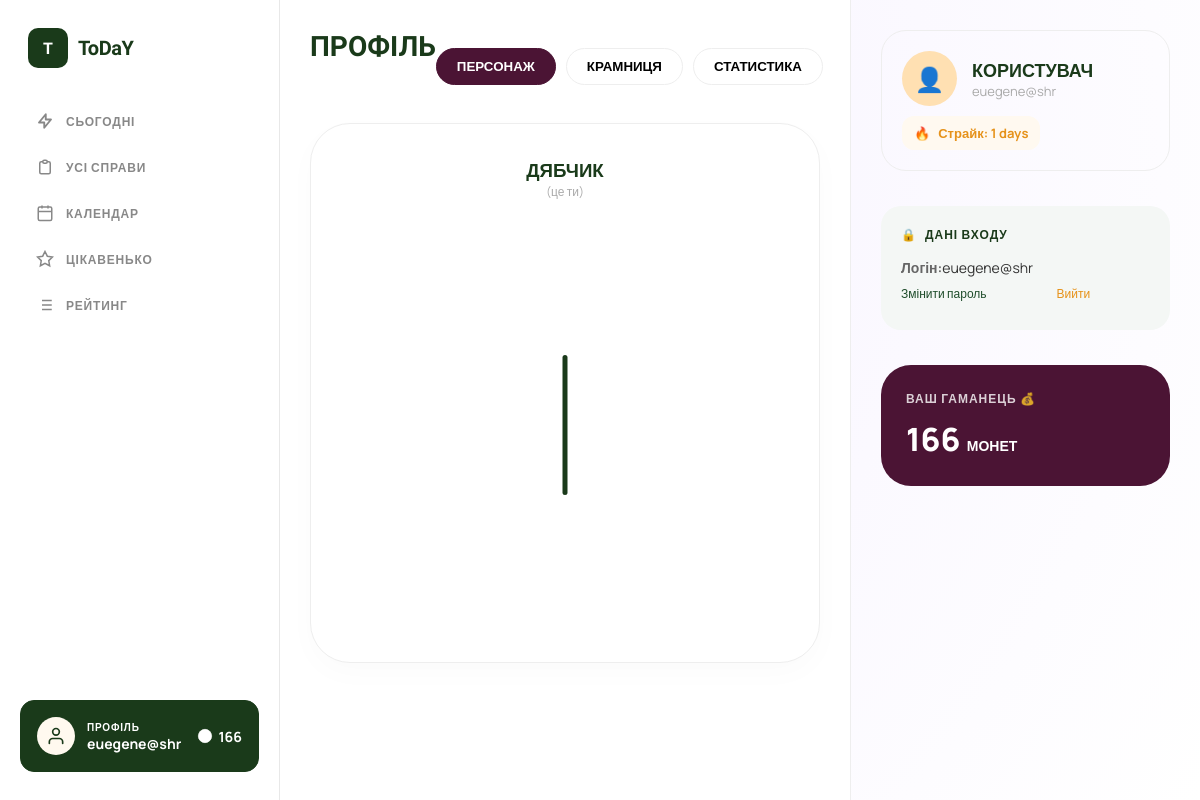
/profile-shop/ (signed in), run on the app's committed database.
### users/models.py (models this page shows)
class User(AbstractUser):
    email = models.EmailField(unique=True)
    total_points = models.IntegerField(default=0)
    coins = models.IntegerField(default=100)  # added this for coin sysytem
    USERNAME_FIELD = "email"
    REQUIRED_FIELDS = ['username']

### rating/models.py (models this page shows, shortened)
class UserRating(models.Model):
    user = models.OneToOneField(User, on_delete=models.CASCADE, related_name="rating")
    total_points = models.FloatField(default=0)
    current_streak = models.IntegerField(default=0)
    last_completed_date = models.DateField(null=True, blank=True)

### profile_app/views.py (the view)
# urls.py: path('', views.profile_view, name='main'),
@login_required
def profile_view(request):
    user = request.user
    user_inventory = UserInventory.objects.filter(user=user)
    owned_slugs = list(user_inventory.values_list('item__slug', flat=True))
    equipped_slugs = list(user_inventory.filter(is_equipped=True).values_list('item__slug', flat=True))
    all_items = Item.objects.all()
    stats_query = Task.objects.filter(user=request.user).values(
        'category__name', 'category__color'
    ).annotate(
        total_hours=Sum('estimated_hours')
    ).order_by('-total_hours')
    chart_labels = []
    chart_data = []
    chart_colors = []
    for entry in stats_query:
        name = entry['category__name']
        color = entry['category__color']
        hours = float(entry['total_hours'] or 0)
        if hours > 0:
            if not name:
                chart_labels.append("Інше")
                chart_colors.append("#f0f0f0") # Світло-сірий для "Іншого"
            else:
                chart_labels.append(name)
                if not color or color == "#000000":
                    chart_colors.append("#1f4d2b") # Наприклад, ваш зелений за замовчуванням
                else:
                    chart_colors.append(color)
            chart_data.append(hours)
    user = request.user
    user_rating = None
    if hasattr(user, "rating"):
        user_rating = user.rating
    context = {
        'all_items': all_items,
        'owned_slugs': owned_slugs,
        'equipped_slugs': equipped_slugs,
        'user': user, # тут будуть монети: {{ user.coins }}
        'chart_labels': chart_labels,
        'chart_data': chart_data,
        'chart_colors': chart_colors,
        'stats_summary': list(zip(chart_labels, chart_data, chart_colors)),
        "user_rating": user_rating,
    }
    return render(request, 'myapp/profile.html', context)

### myapp/templates/myapp/profile.html (shortened to what this page needs)
{% load static %}
<!DOCTYPE html>
<html lang="uk">
<head>
    <link rel="stylesheet" href="{% static 'myapp/css/menu.css' %}">
    <link rel="stylesheet" href="{% static 'myapp/css/style.css' %}">
</head>
<body>
<div class="dashboard">
    <aside class="sidebar">
    <div class="logo">
        <div class="logo-icon">T</div>
        <div class="logo-text">ToDaY</div>
    </div>
    <a href="{% url 'tasks:today_tasks' %}" class="nav-label">
        <svg fill="none" viewBox="0 0 24 24" stroke="currentColor" stroke-width="2.5">
        <path stroke-linecap="round" stroke-linejoin="round" d="M13 10V3L4 14h7v7l9-11h-7z"/>
        </svg>
        СЬОГОДНІ
    </a>
    <a href="{% url 'tasks:task_list' %}" class="nav-label">
        <svg fill="none" viewBox="0 0 24 24" stroke="currentColor" stroke-width="2">
        <path stroke-linecap="round" stroke-linejoin="round" d="M9 5H7a2 2 0 00-2 2v12a2 2 0 002 2h10a2 2 0 002-2V7a2 2 0 00-2-2h-2M9 5a2 2 0 002 2h2a2 2 0 002-2M9 5a2 2 0 012-2h2a2 2 0 012 2"/>
        </svg>
        УСІ СПРАВИ
    </a>
    <a href="{% url 'myapp:calendar' %}" class="nav-label" style="text-decoration:none;">
        <svg fill="none" viewBox="0 0 24 24" stroke="currentColor" stroke-width="2">
        <rect x="3" y="4" width="18" height="18" rx="2" ry="2"/>
        <line x1="16" y1="2" x2="16" y2="6"/><line x1="8" y1="2" x2="8" y2="6"/>
        <line x1="3" y1="10" x2="21" y2="10"/>
        </svg>
        КАЛЕНДАР
    </a>
    <a href="{% url 'myapp:interesting' %}" class="nav-label">
        <svg fill="none" viewBox="0 0 24 24" stroke="currentColor" stroke-width="2">
        <polygon points="12 2 15.09 8.26 22 9.27 17 14.14 18.18 21.02 12 17.77 5.82 21.02 7 14.14 2 9.27 8.91 8.26 12 2"/>
        </svg>
        ЦІКАВЕНЬКО
    </a>
    <a href="{% url 'rating:my_rating' %}" class="nav-label">
    <svg fill="none" viewBox="0 0 24 24" stroke="currentColor" stroke-width="2">
        <path d="M8 6h13M8 12h13M8 18h13M3 6h.01M3 12h.01M3 18h.01"/>
    </svg>
    РЕЙТИНГ
    </a>
    <div class="sidebar-spacer"></div>
    <a href="{% url 'myapp:profile' %}" class="profile-card chosen" style="text-decoration: none; color: inherit; display: flex;">
        <div class="profile-avatar">
        <svg width="20" height="20" fill="none" viewBox="0 0 24 24" color="white" stroke-width="2">
            <path stroke-linecap="round" stroke-linejoin="round" d="M20 21v-2a4 4 0 00-4-4H8a4 4 0 00-4 4v2"/>
            <circle cx="12" cy="7" r="4"/>
        </svg>
        </div>
        <div class="profile-info">
        <div class="profile-label">Профіль</div>
        <div class="profile-name">{{ request.user.username }}</div>
        </div>
        <div class="coins">
        <svg width="16" height="16" fill="currentColor" viewBox="0 0 24 24" class="coin-icon">
            <circle cx="12" cy="12" r="10"/>
        </svg>
        {{ request.user.coins|default:0 }}
        </div>
    </a>
    </aside>
    <main class="main-content">
        <div class="profile-header">
            <h1 class="page-title">Профіль</h1>
            <div class="tabs-menuigation" style="display: flex; gap: 10px;">
                <button id="btn-person" onclick="showTab('person')" class="tab-btn active">ПЕРСОНАЖ</button>
                <button id="btn-shop" onclick="showTab('shop')" class="tab-btn">КРАМНИЦЯ</button>
                <button id="btn-stats" onclick="showTab('stats')" class="tab-btn">СТАТИСТИКА</button>
            </div>
        </div>
        <div id="tab-person" class="tab-content">
            <div class="character-card">
                <h3 style="margin: 0; color: var(--green-dark);">ДЯБЧИК</h3>
                <p style="font-size: 12px; color: #aaa; margin-bottom: 30px;">(це ти)</p>
                <div class="dyabchyk-container">
                    <div class="d-part d-body">
                    </div>
                </div>
            </div>
        </div>
    </main>
    <aside class="right-panel">
    <div class="user-info-section">
        <div class="info-card">
            <div style="display: flex; align-items: center; gap: 15px;">
                <div style="width: 55px; height: 55px; background: #ffe0b2; border-radius: 50%; display: flex; align-items: center; justify-content: center; font-size: 24px;">👤</div>
                <div>
                    <div style="font-weight: 900; color: var(--green-dark); font-size: 18px;">КОРИСТУВАЧ</div>
                    <div style="font-size: 13px; color: #aaa;">{{ user.username }}</div>
                </div>
            </div>
            <div class="strike-badge">
                <span>🔥</span>
                <span>Страйк: {{ user_rating.current_streak }} days</span>
            </div>
        </div>
        <div class="login-data-card">
            <div class="login-header">
                <div style="display: flex; align-items: center; gap: 8px;">
                    <span>🔒</span> ДАНІ ВХОДУ
                </div>
            </div>
            <div class="login-field"><span>Логін:</span>{{ user.email }}</div>
            <div class="login-field" style="display: flex; gap: 70px; align-items: center;">
                <a href="{% url 'profile_app:password_reset' %}"
                style="font-size: 12px; font-weight: 500; color: #1f4d2b; text-decoration: none; transition: all 0.2s;"
                onmouseover="this.style.color='#4b1434'; this.style.transform='translateY(-2px)';"
                onmouseout="this.style.color='#1f4d2b'; this.style.transform='translateY(0)';">
                    Змінити пароль
                </a>
                <a href="{% url 'users:sign_out' %}"
                    style="font-size: 12px; font-weight: 500; color: #e6921a; text-decoration: none; transition: all 0.2s;"
                    onmouseover="this.style.color='#4b1434'; this.style.transform='translateY(-2px)';"
                    onmouseout="this.style.color='#e6921a'; this.style.transform='translateY(0)';">
                        Вийти
                </a>
            </div>
        </div>
        <div class="wallet-card-new">
            <div class="wallet-title">ВАШ ГАМАНЕЦЬ 💰</div>
            <div class="wallet-amount">
                <span id="coin-count-display">{{ user.coins }}</span> <span style="font-size: 14px;">МОНЕТ</span>
            </div>
        </div>
    </div>
</aside>
</div>
</body>
</html>

### myapp/static/myapp/css/menu.css (style rules this page uses)
:root { --green-dark: #1a3a1a; --green-mid: #2d5a2d; --green-accent: #3d7a3d; --orange: #f07c00; --orange-light: #ff9a1f; --purple: #6b0f4e; --bg: #f4f6f4; --card-bg: #ffffff; --text-dark: #1a1a1a; --text-muted: #888; --border: #e8e8e8; }
* { margin: 0; padding: 0; box-sizing: border-box; }
body { font-family: 'Manrope', sans-serif; background: var(--bg); display: flex; height: 100vh; overflow: hidden; color: var(--text-dark); }
.sidebar { width: 280px; flex-shrink: 0; background: hsl(0, 0%, 100%); border-right: 1px solid var(--border); display: flex; flex-direction: column; padding: 28px 20px; gap: 4px; position: sticky; top: 0; height: 100vh; }
.logo { display: flex; align-items: center; gap: 10px; padding: 0 8px; margin-bottom: 28px; }
.logo-icon { width: 40px; height: 40px; background: var(--green-dark); border-radius: 10px; display: flex; align-items: center; justify-content: center; color: white; font-family: 'Unbounded', sans-serif; font-weight: 900; font-size: 16px; }
.logo-text { font-family: 'Unbounded', sans-serif; font-weight: 700; font-size: 20px; color: var(--green-dark); letter-spacing: -0.5px; }
.nav-label { text-decoration: none; display: flex; align-items: center; gap: 12px; padding: 12px 16px; border-radius: 14px; cursor: pointer; color: #888; font-size: 12px; font-weight: 700; letter-spacing: 0.8px; text-transform: uppercase; transition: all 0.2s; position: relative; user-select: none; }
.sidebar .chosen { background: var(--green-dark); color: white; border-radius: 14px; position: relative; transition: background 0.2s, color 0.2s; }
.sidebar .chosen svg { stroke: white; }
.nav-label svg { width: 18px; height: 18px; flex-shrink: 0; }
.sidebar-spacer { flex: 1; }
.profile-card { background: white; border-radius: 16px; padding: 16px; display: flex; align-items: center; gap: 12px; border: 1px solid var(--border); }
.profile-avatar { width: 38px; height: 38px; border-radius: 50%; background: #fff9ef; display: flex; align-items: center; justify-content: center; color: var(--orange); flex-shrink: 0; }
.profile-info { flex: 1; }
.profile-label { font-size: 10px; letter-spacing: 0.8px; text-transform: uppercase; color: var(--text-muted); font-weight: 700; }
.profile-name { font-size: 14px; font-weight: 700; color: var(--text-dark); }
.coin-icon { color: var(--orange); }
.sidebar .profile-card.chosen { background: var(--green-dark); color: white; border-color: var(--green-dark); transition: background 0.2s, color 0.2s, border-color 0.2s; }
.sidebar .profile-card.chosen .profile-name, .sidebar .profile-card.chosen .profile-label { color: white; }
.sidebar .profile-card.chosen .coins { color: white; }
.sidebar .profile-card.chosen .profile-avatar svg { stroke: var(--green-dark); }
.coins { display: flex; align-items: center; gap: 5px; font-weight: 700; font-size: 14px; color: var(--text-dark); }
.coins svg { color: white; }

### data on the page
User: user.username "euegene@shr", user.coins "166", username "euegene@shr", email "euegene@shr", coins "166"
UserRating: current_streak "1"
